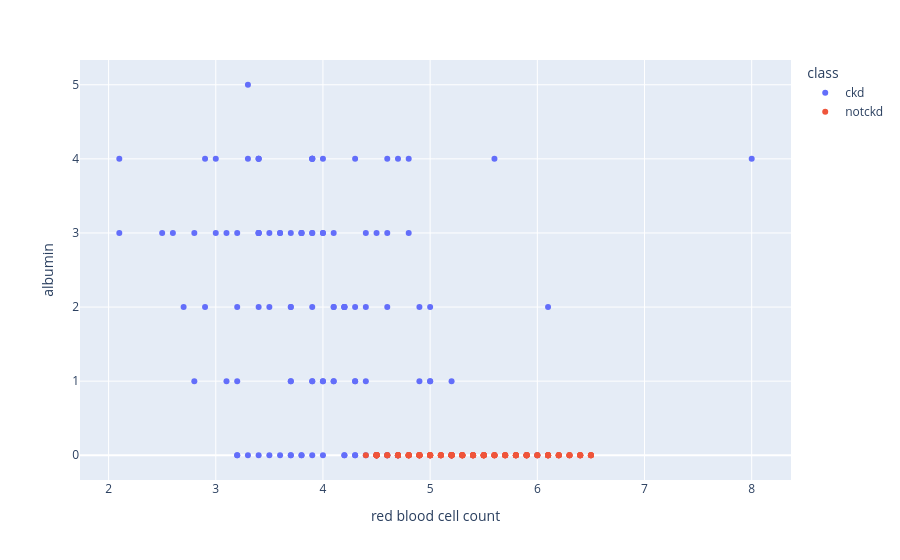

Write notebook code for a chart like this one.
### Markdown cell above
Albumin, Blood urea -> Red blood cell count, packed cell volume, Haemoglobin

### Code cell
scatters('red blood cell count','albumin')

### Figure 1 — Plotly figure (JSON) as saved in the notebook; plotly's stock layout.template omitted (floating-point values rounded to 4 significant figures; data arrays with more than 128 entries replaced by an {"elided": "..."} marker saying what was removed)
{"data": [{"hovertemplate": "class=ckd<br>red blood cell count=%{x}<br>albumin=%{y}<extra></extra>", "legendgroup": "ckd", "marker": {"color": "#636efa", "symbol": "circle"}, "mode": "markers", "name": "ckd", "orientation": "v", "showlegend": true, "type": "scatter", "x": {"elided": "250 float values"}, "xaxis": "x", "y": {"elided": "250 int values"}, "yaxis": "y"}, {"hovertemplate": "class=notckd<br>red blood cell count=%{x}<br>albumin=%{y}<extra></extra>", "legendgroup": "notckd", "marker": {"color": "#EF553B", "symbol": "circle"}, "mode": "markers", "name": "notckd", "orientation": "v", "showlegend": true, "type": "scatter", "x": {"elided": "150 float values"}, "xaxis": "x", "y": {"elided": "150 int values"}, "yaxis": "y"}], "layout": {"autosize": true, "legend": {"title": {"text": "class"}, "tracegroupgap": 0}, "margin": {"t": 60}, "xaxis": {"anchor": "y", "autorange": true, "domain": [0, 1], "range": [1.742, 8.358], "title": {"text": "red blood cell count"}, "type": "linear"}, "yaxis": {"anchor": "x", "autorange": true, "domain": [0, 1], "range": [-0.3871, 5.387], "title": {"text": "albumin"}, "type": "linear"}}}
